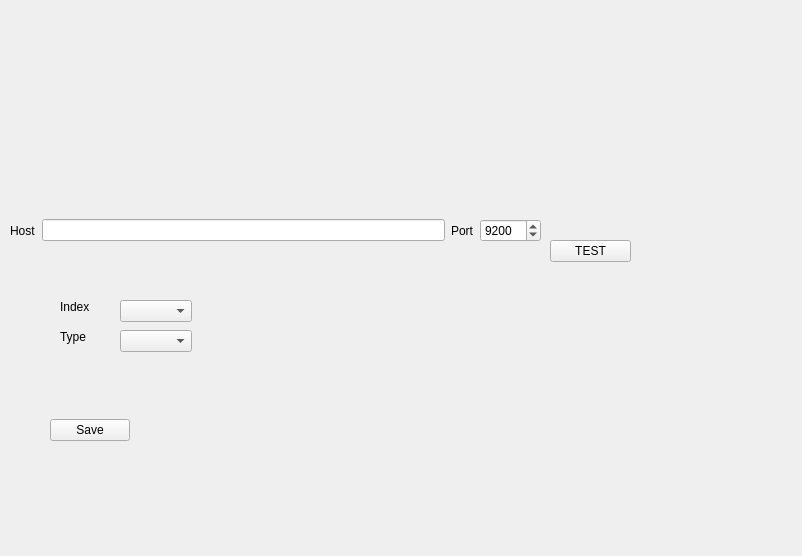
<?xml version="1.0" encoding="UTF-8"?>
<ui version="4.0">
 <class>OptionForm</class>
 <widget class="QWidget" name="OptionForm">
  <property name="geometry">
   <rect>
    <x>0</x>
    <y>0</y>
    <width>802</width>
    <height>556</height>
   </rect>
  </property>
  <property name="windowTitle">
   <string>Form</string>
  </property>
  <widget class="QWidget" name="horizontalLayoutWidget">
   <property name="geometry">
    <rect>
     <x>10</x>
     <y>200</y>
     <width>531</width>
     <height>61</height>
    </rect>
   </property>
   <layout class="QHBoxLayout" name="horizontalLayout">
    <item>
     <widget class="QLabel" name="label">
      <property name="sizePolicy">
       <sizepolicy hsizetype="Fixed" vsizetype="Preferred">
        <horstretch>0</horstretch>
        <verstretch>0</verstretch>
       </sizepolicy>
      </property>
      <property name="text">
       <string>Host</string>
      </property>
     </widget>
    </item>
    <item>
     <widget class="QLineEdit" name="lineEdit"/>
    </item>
    <item>
     <widget class="QLabel" name="label_2">
      <property name="sizePolicy">
       <sizepolicy hsizetype="Fixed" vsizetype="Preferred">
        <horstretch>0</horstretch>
        <verstretch>0</verstretch>
       </sizepolicy>
      </property>
      <property name="text">
       <string>Port</string>
      </property>
     </widget>
    </item>
    <item>
     <widget class="QSpinBox" name="spinBox">
      <property name="maximum">
       <number>65000</number>
      </property>
      <property name="value">
       <number>9200</number>
      </property>
     </widget>
    </item>
   </layout>
  </widget>
  <widget class="QWidget" name="horizontalLayoutWidget_2">
   <property name="geometry">
    <rect>
     <x>50</x>
     <y>390</y>
     <width>160</width>
     <height>80</height>
    </rect>
   </property>
   <layout class="QHBoxLayout" name="horizontalLayout_2">
    <item>
     <widget class="QPushButton" name="saveButton">
      <property name="text">
       <string>Save</string>
      </property>
     </widget>
    </item>
    <item>
     <spacer name="horizontalSpacer">
      <property name="orientation">
       <enum>Qt::Horizontal</enum>
      </property>
      <property name="sizeHint" stdset="0">
       <size>
        <width>40</width>
        <height>20</height>
       </size>
      </property>
     </spacer>
    </item>
   </layout>
  </widget>
  <widget class="QLabel" name="label_3">
   <property name="geometry">
    <rect>
     <x>60</x>
     <y>300</y>
     <width>57</width>
     <height>14</height>
    </rect>
   </property>
   <property name="text">
    <string>Index</string>
   </property>
  </widget>
  <widget class="QLabel" name="label_4">
   <property name="geometry">
    <rect>
     <x>60</x>
     <y>330</y>
     <width>57</width>
     <height>14</height>
    </rect>
   </property>
   <property name="text">
    <string>Type</string>
   </property>
  </widget>
  <widget class="QComboBox" name="indicesComboBox">
   <property name="geometry">
    <rect>
     <x>120</x>
     <y>300</y>
     <width>72</width>
     <height>22</height>
    </rect>
   </property>
  </widget>
  <widget class="QComboBox" name="comboBox_2">
   <property name="geometry">
    <rect>
     <x>120</x>
     <y>330</y>
     <width>72</width>
     <height>22</height>
    </rect>
   </property>
  </widget>
  <widget class="QPushButton" name="testButton">
   <property name="geometry">
    <rect>
     <x>550</x>
     <y>240</y>
     <width>81</width>
     <height>22</height>
    </rect>
   </property>
   <property name="text">
    <string>TEST</string>
   </property>
  </widget>
  <action name="actionSave">
   <property name="text">
    <string>Save</string>
   </property>
   <property name="toolTip">
    <string>Save Options</string>
   </property>
  </action>
  <action name="actionReLoad">
   <property name="text">
    <string>ReLoad</string>
   </property>
   <property name="toolTip">
    <string>Reload Options</string>
   </property>
  </action>
 </widget>
 <resources/>
 <connections/>
</ui>
